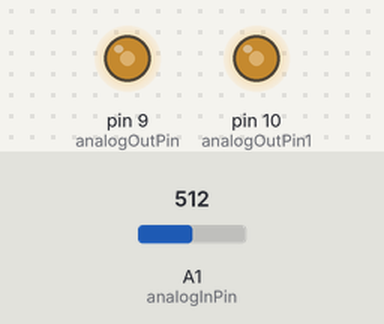
Bench run of a sketch on a simulated Arduino Uno, built with avr-gcc and run on an emulated ATmega328P. Parts: output pins drawn as LEDs (lit = HIGH). The test bench sets the inputs (shaded band); at power-on: A1 (analogInPin) = 512.

Above: at 1.2 s.
1.3 s: A1 (analogInPin) set to 716
At 2.0 s:
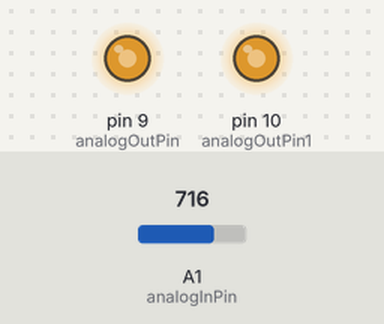
2.8 s: A1 (analogInPin) set to 900
At 3.2 s:
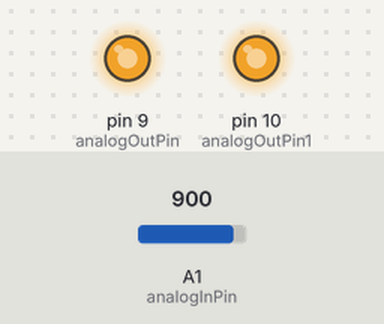
4.3 s: A1 (analogInPin) set to 122
At 5.5 s:
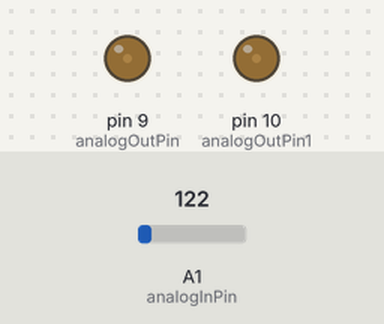
5.8 s: A1 (analogInPin) set to 0
At 6.6 s:
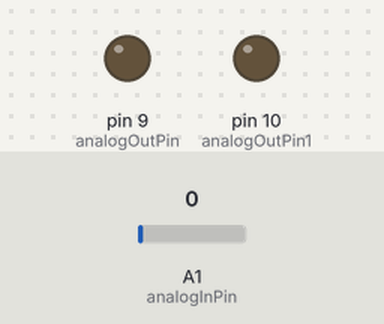
7.3 s: A1 (analogInPin) set to 306
At 7.8 s:
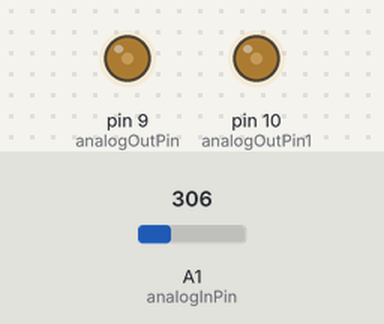
Timing chart, 0 to 9.8 s (numbered marks = the images above; inputs shaded):
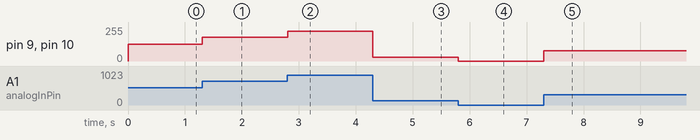

The sketch:

Athar_Test_Analog_Pins.ino
```cpp
// NOTE: THIS CODE IS DEPEND ON LED STRIP CODE
// SO TO ENSURE THE TEST, THE LED MUST INSURE WORK

//const int analogInPin = A0;  // Analog input pin that the potentiometer is attached to
const int analogOutPin = 9; // Analog output pin that the LED is attached to
const int analogInPin = A1;  // Analog input pin that the potentiometer is attached to

int sensorValue = 0;        // value read from the pot
int outputValue = 0;        // value output to the PWM (analog out)
const int analogOutPin1 = 10; // Analog output pin that the LED is attached to
const int analogInPin1 = A1;  // Analog input pin that the potentiometer is attached to

int sensorValue1 = 0;        // value read from the pot
int outputValue1 = 0;
void setup() {

}

void loop() {
  // read the analog in value:
  sensorValue = analogRead(analogInPin);
  // map it to the range of the analog out:
  outputValue = map(sensorValue, 0, 1023, 0, 255);
  // change the analog out value:
  analogWrite(analogOutPin, outputValue);
  // read the analog in value:
  sensorValue1 = analogRead(analogInPin1);
  // map it to the range of the analog out:
  outputValue1 = map(sensorValue1, 0, 1023, 0, 255);
  analogWrite(analogOutPin1, outputValue1);
  // wait 2 milliseconds before the next loop for the analog-to-digital
  // converter to settle after the last reading:
  delay(2);
}
```

Measured:
- after the input at 1.3 s, pin 9 (analogOutPin), pin 10 (analogOutPin1): 127/255 → 178/255 at once
- after the input at 2.8 s, pin 9 (analogOutPin), pin 10 (analogOutPin1): 178/255 → 224/255 at once
- after the input at 4.3 s, pin 9 (analogOutPin), pin 10 (analogOutPin1): 224/255 → 30/255 at once
- after the input at 5.8 s, pin 9 (analogOutPin), pin 10 (analogOutPin1): 30/255 → 0/255 at once
- after the input at 7.3 s, pin 9 (analogOutPin), pin 10 (analogOutPin1): 0/255 → 76/255 at once
